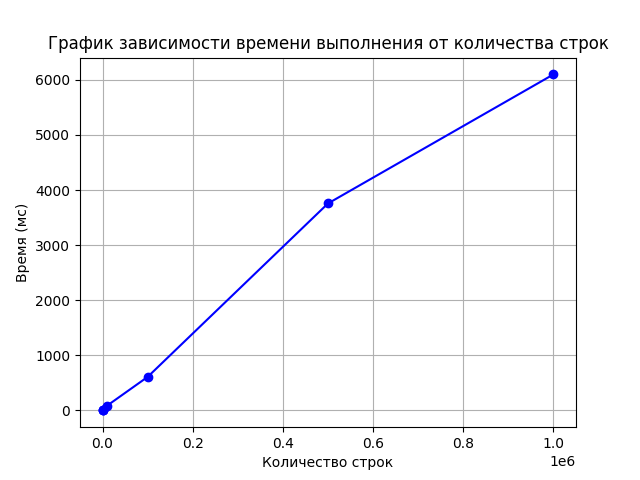

The script that saved this image:
import matplotlib.pyplot as plt

# Данные для построения графика
x = [4, 100, 1000, 10000, 100000, 500000, 1000000]  # количество строк
y = [0.07, 0.47, 2.58, 85.45, 607.96, 3756.76, 6099.34]  # время в миллисекундах

# Построение графика
plt.plot(x, y, marker='o', color='b')  # точки и линии

# Заголовок и подписи осей
plt.title('График зависимости времени выполнения от количества строк')
plt.xlabel('Количество строк')
plt.ylabel('Время (мс)')

# Отображение графика
plt.grid(True)


# Сохранение графика в файл
plt.savefig('/home/[user]/vs_code/Discran/laba1/graphics.png')

# Закрываем график
plt.close()
